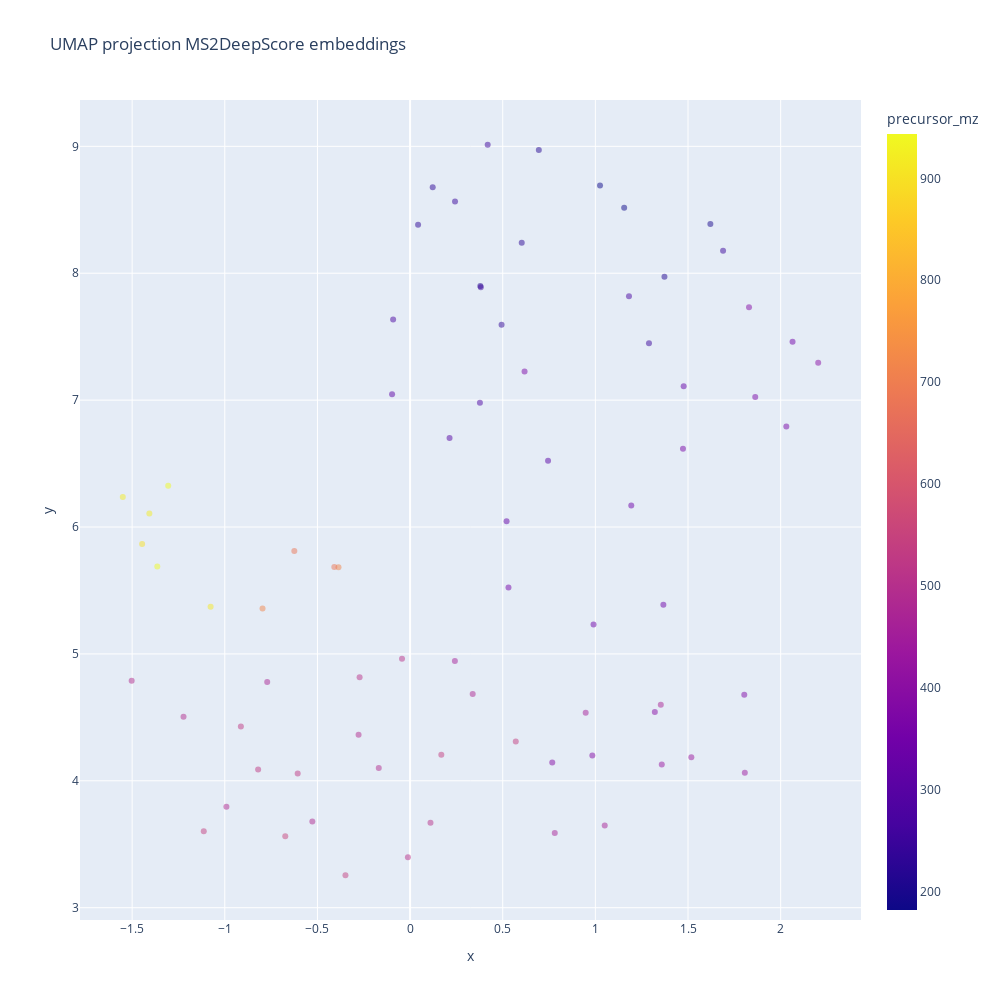

The code cell stored with this chart in its notebook:
### Markdown cell above
### Visualize the embeddings
The embeddings are visualized by using the x and y coordinate calculated from the embeddings using umap. You can color the nodes based on any of the available metadata, in the example we show coloring on precursor mz, but you could also use retention time or for instance predicted compound class.

### Code cell
import plotly.express as px
import numpy as np

# Create scatter plot using Plotly Express
fig = px.scatter(embedding_umap_df,
    x="x",
    y="y",
    color="precursor_mz",
    size_max=50,
    opacity=0.5,
    title='UMAP projection MS2DeepScore embeddings',
    hover_data={"x": False,
                "y": False,
               "smiles": True,
               "precursor_mz": True},
    width=1000,
    height=1000,
)

fig.show()

### Figure 1 — Plotly figure (JSON) as saved in the notebook; plotly's stock layout.template omitted (floating-point values rounded to 4 significant figures; data arrays with more than 128 entries replaced by an {"elided": "..."} marker saying what was removed)
{"data": [{"customdata": {"elided": "76x2 mixed values"}, "hovertemplate": "smiles=%{customdata[0]}<br>precursor_mz=%{marker.color}<extra></extra>", "legendgroup": "", "marker": {"color": [183.1, 208.1, 370.1, 231.1, 246.0, 282.0, 292.0, 211.1, 231.0, 309.0, 273.1, 357.0, 459.0, 491.0, 473.0, 527.0, 379.0, 509.0, 459.0, 487.0, 491.0, 527.0, 538.0, 509.0, 182.0, 487.0, 201.1, 538.0, 228.0, 385.0, 269.1, 254.0, 434.9, 470.9, 681.0, 235.1, 717.0, 480.0, 329.1, 365.1, 367.2, 247.0, 322.1, 397.2, 462.9, 341.0, 505.1, 367.2, 541.1, 300.1, 551.1, 917.5, 351.2, 943.5, 387.2, 462.9, 919.5, 505.1, 493.2, 541.1, 912.5, 897.5, 943.5, 219.0, 255.0, 341.0, 493.2, 529.2, 248.0, 385.0, 395.0, 431.0, 434.9, 681.0, 717.0, 342.0], "coloraxis": "coloraxis", "opacity": 0.5, "symbol": "circle"}, "mode": "markers", "name": "", "orientation": "v", "showlegend": false, "type": "scatter", "x": [1.155, 0.3792, 0.6178, 0.04321, 0.2425, 0.377, 0.213, 1.373, 0.1221, -0.09717, -0.09142, 0.531, 0.2418, -0.1689, -0.7711, -0.6065, 1.804, -0.2725, 0.9477, -0.5275, -0.278, -0.8202, 0.1686, -0.04354, 1.025, -0.9912, 1.621, 0.5704, 0.6026, 0.7673, 1.181, 0.3817, 1.518, 1.353, -0.6248, 0.4937, -0.3864, 0.3379, 1.477, 1.473, 2.031, 1.289, 0.5208, 2.203, 1.051, 1.367, 0.1101, 1.863, -1.113, 0.7446, -0.6736, -1.407, 2.064, -1.305, 1.829, 0.7808, -1.55, -0.01171, -1.223, -0.3488, -1.077, -1.446, -1.364, 0.6949, 0.4189, 1.194, -1.503, -0.9132, 1.689, 0.9836, 1.321, 1.358, 1.807, -0.409, -0.7963, 0.99], "xaxis": "x", "y": [8.516, 7.9, 7.225, 8.382, 8.565, 6.979, 6.702, 7.972, 8.678, 7.047, 7.636, 5.523, 4.943, 4.102, 4.779, 4.058, 4.678, 4.817, 4.536, 3.68, 4.363, 4.088, 4.205, 4.961, 8.691, 3.795, 8.387, 4.309, 8.239, 4.144, 7.819, 7.89, 4.185, 4.599, 5.81, 7.594, 5.683, 4.683, 7.109, 6.617, 6.792, 7.448, 6.046, 7.294, 3.648, 5.387, 3.669, 7.024, 3.603, 6.522, 3.563, 6.106, 7.46, 6.325, 7.732, 3.589, 6.236, 3.397, 4.504, 3.256, 5.373, 5.866, 5.688, 8.971, 9.013, 6.169, 4.788, 4.429, 8.177, 4.199, 4.542, 4.128, 4.064, 5.685, 5.357, 5.232], "yaxis": "y"}], "layout": {"coloraxis": {"colorbar": {"title": {"text": "precursor_mz"}}, "colorscale": [[0, "#0d0887"], [0.1111, "#46039f"], [0.2222, "#7201a8"], [0.3333, "#9c179e"], [0.4444, "#bd3786"], [0.5556, "#d8576b"], [0.6667, "#ed7953"], [0.7778, "#fb9f3a"], [0.8889, "#fdca26"], [1, "#f0f921"]]}, "height": 1000, "legend": {"tracegroupgap": 0}, "title": {"text": "UMAP projection MS2DeepScore embeddings"}, "width": 1000, "xaxis": {"anchor": "y", "autorange": true, "domain": [0, 1], "range": [-1.782, 2.434], "title": {"text": "x"}, "type": "linear"}, "yaxis": {"anchor": "x", "autorange": true, "domain": [0, 1], "range": [2.903, 9.365], "title": {"text": "y"}, "type": "linear"}}}
